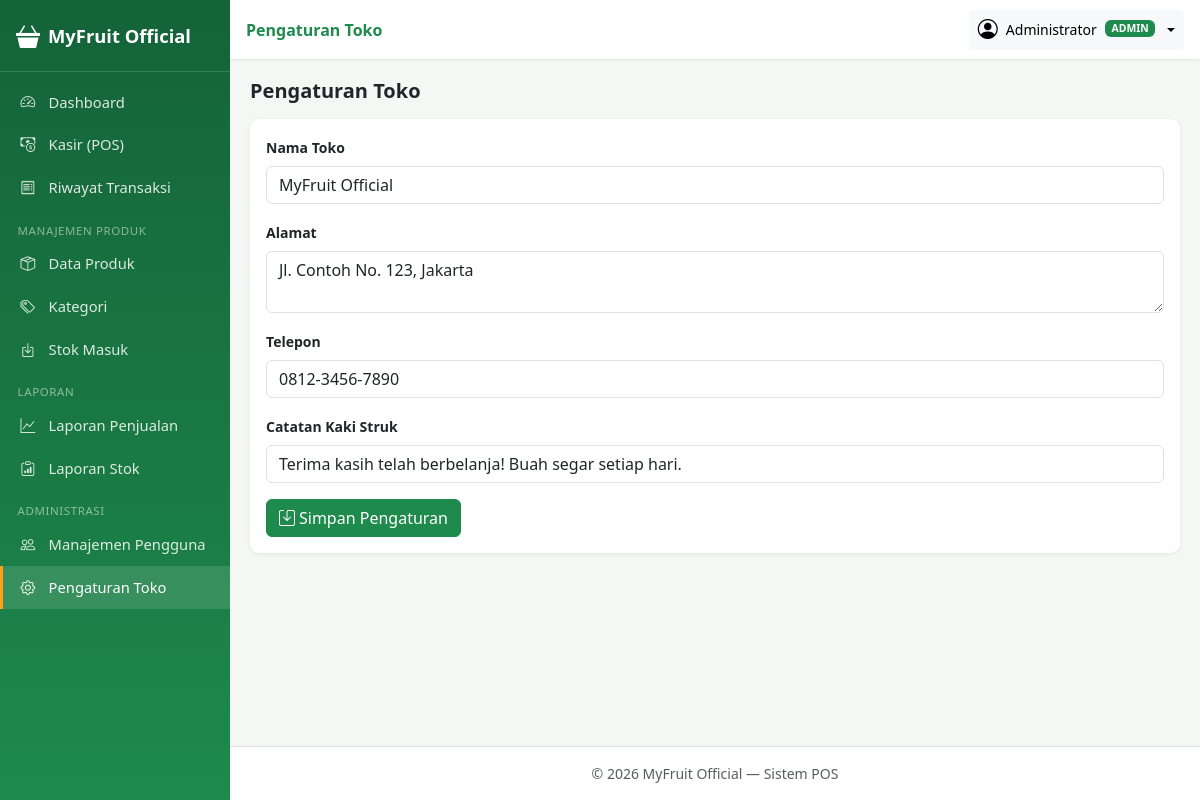
/pengaturan.php (signed in), run on the app's committed database.
### tables this page shows
CREATE TABLE pengaturan (
    id INT AUTO_INCREMENT PRIMARY KEY,
    nama_toko VARCHAR(150) NOT NULL DEFAULT 'MyFruit Official',
    alamat TEXT,
    telepon VARCHAR(30),
    footer_struk VARCHAR(255) DEFAULT 'Terima kasih telah berbelanja!',
    logo VARCHAR(255) DEFAULT NULL
);

### pengaturan.php (the view, shortened to what this page needs)
<?php
require_once __DIR__ . '/config/database.php';
$toko = $pdo->query("SELECT * FROM pengaturan LIMIT 1")->fetch();
include __DIR__ . '/includes/header.php';
?>
<h5 class="fw-bold mb-3">Pengaturan Toko</h5>
<div class="card">
    <div class="card-body">
        <form method="POST">
            <div class="mb-3">
                <label class="form-label small fw-semibold">Nama Toko</label>
                <input type="text" name="nama_toko" class="form-control" value="<?= htmlspecialchars($toko['nama_toko'] ?? 'MyFruit Official') ?>" required>
            </div>
            <div class="mb-3">
                <label class="form-label small fw-semibold">Alamat</label>
                <textarea name="alamat" class="form-control" rows="2"><?= htmlspecialchars($toko['alamat'] ?? '') ?></textarea>
            </div>
            <div class="mb-3">
                <label class="form-label small fw-semibold">Telepon</label>
                <input type="text" name="telepon" class="form-control" value="<?= htmlspecialchars($toko['telepon'] ?? '') ?>">
            </div>
            <div class="mb-3">
                <label class="form-label small fw-semibold">Catatan Kaki Struk</label>
                <input type="text" name="footer_struk" class="form-control" value="<?= htmlspecialchars($toko['footer_struk'] ?? 'Terima kasih telah berbelanja!') ?>">
            </div>
            <button type="submit" class="btn btn-mf"><i class="bi bi-save me-1"></i>Simpan Pengaturan</button>
        </form>
    </div>
</div>
<?php include __DIR__ . '/includes/footer.php'; ?>

### assets/css/style.css (style rules this page uses)
:root { --mf-primary: #1e8a4c; --mf-primary-dark: #146339; --mf-accent: #ff9f1c; --mf-bg: #f4f7f4; --mf-sidebar-w: 230px; }
body { background: var(--mf-bg); font-family: 'Segoe UI', Roboto, -apple-system, sans-serif; overflow-x: hidden; }
.card { border: none; border-radius: .6rem; box-shadow: 0 1px 4px rgba(0,0,0,.07); }
.btn-mf { background: var(--mf-primary); border-color: var(--mf-primary); color: #fff; }

### data on the page
pengaturan: nama_toko "MyFruit Official", alamat "Jl. Contoh No. 123, Jakarta", telepon "0812-3456-7890", footer_struk "Terima kasih telah berbelanja! Buah segar setiap hari."

### other printed values
$pageTitle "Pengaturan Toko"
$user['nama'] "Administrator"
$user['role'] "ADMIN"
